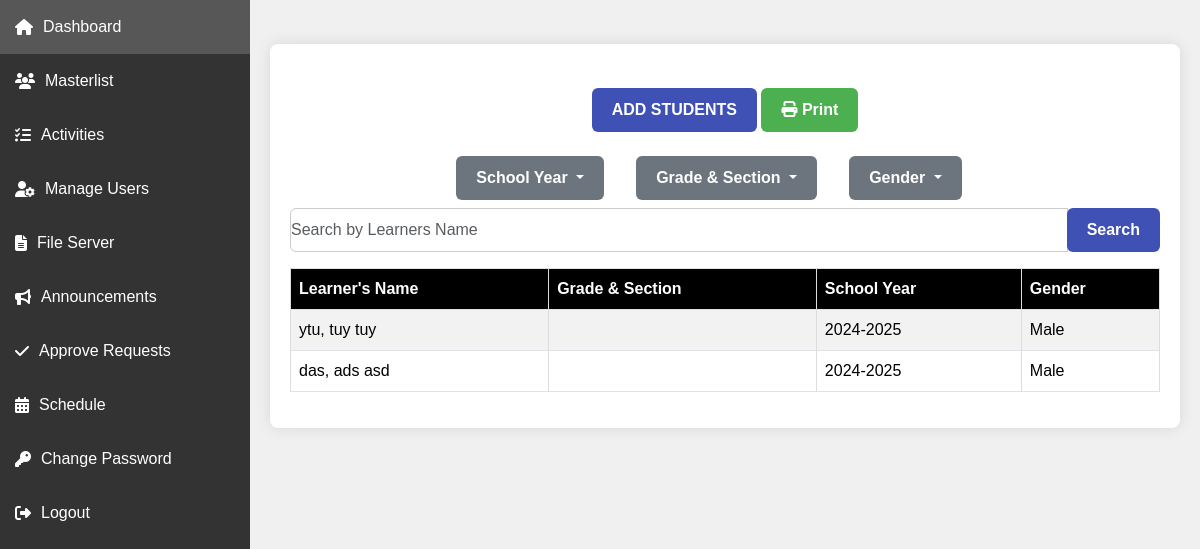
Page /crud/admincrud.php (signed in) on the committed database.
### tables this page shows
CREATE TABLE `students` (
  `id` int(11) NOT NULL,
  `learners_name` varchar(255) DEFAULT NULL,
  `school_year` varchar(20) DEFAULT NULL,
  `gender` enum('Male','Female') DEFAULT NULL,
  `grade & section` varchar(36) NOT NULL,
  `datetime_added` datetime DEFAULT current_timestamp(),
  `user_id` int(11) DEFAULT NULL,
  `quarter` enum('1st','2nd','3rd','4th') DEFAULT NULL
);

### crud/admincrud.php (the view, shortened to what this page needs)
<?php
include('headerforadmincrud.php');
include("../LoginRegisterAuthentication/connection.php");
?>
<br>
<div class="box1">
    <button class="btn btn-primary" data-toggle="modal" data-target="#exampleModal">ADD STUDENTS</button>
    <button class="btn btn-success" onclick="printPage()">
    <i class="fas fa-print"></i> Print</button>
</div>
<form method="GET" action="" class="mb-3">
    <div class="d-flex flex-wrap justify-content-center align-items-center">
<div class="dropdown mb-2 mr-2">
    <button class="btn btn-secondary dropdown-toggle" type="button" id="schoolYearDropdown" data-bs-toggle="dropdown" aria-expanded="false">
        <?php echo isset($_GET['school_year']) && $_GET['school_year'] ? $_GET['school_year'] : 'School Year'; ?>
    </button>
</div>
        <div class="dropdown mb-2 mr-2">
    <button class="btn btn-secondary dropdown-toggle" type="button" id="sectionDropdown" data-bs-toggle="dropdown" aria-expanded="false">
        <?php echo isset($_GET['section']) && $_GET['section'] ? $_GET['section'] : 'Grade & Section'; ?>
    </button>
</div>
        <div class="dropdown mb-2 mr-2">
            <button class="btn btn-secondary dropdown-toggle" type="button" id="genderDropdown" data-bs-toggle="dropdown" aria-expanded="false">
                <?php echo isset($_GET['gender']) && $_GET['gender'] ? $_GET['gender'] : 'Gender'; ?>
            </button>
        </div>
        <div class="input-group">
            <input type="text" name="search" class="form-control" placeholder="Search by Learners Name" value="<?php echo isset($_GET['search']) ? $_GET['search'] : ''; ?>">
            <div class="input-group-append">
                <input type="submit" class="btn btn-primary" value="Search">
            </div>
        </div>
    </div>
</form>
<div class="table-responsive">
    <table class="table table-hover table-bordered table-striped">
        <thead>
            <tr>
                <th class="black">Learner's Name</th>
                <th class="black">Grade & Section</th>
                <th class="black">School Year</th>
                <th class="black">Gender</th>
            </tr>
        </thead>
        <tbody>
        <?php
        $query = "SELECT * FROM students WHERE 1=1";
        $query .= " ORDER BY id DESC";
        $result = mysqli_query($connection, $query);
        if (!$result) {
            die("Query failed: " . mysqli_error($connection));
        } else {
            while ($row = mysqli_fetch_assoc($result)) {
                ?>
                <tr>
                    <td><?php echo htmlspecialchars($row['learners_name']); ?></td>
                    <td><?php echo htmlspecialchars($row['grade'] . ' ' . $row['section']); ?></td>
                    <td><?php echo htmlspecialchars($row['school_year']); ?></td>
                    <td><?php echo htmlspecialchars($row['gender']); ?></td>
                </tr>
                <?php
            }
        }
        ?>
        </tbody>
    </table>
</div>

### crud/headerforadmincrud.php (style rules this page uses)
body { font-family: 'Poppins', sans-serif; background-color: #f5f5f5; }
.mb-3 { justify-content: 20px; }
.dropdown { margin-right: 10px; }
.d-flex .dropdown { margin-right: 2rem; }
.table-responsive .table thead th.black { background-color: black; color: white; }

### crud/admincrud.php (style rules this page uses)
body { font-family: Arial, sans-serif; background-color: #f0f0f0; }
.btn { padding: 10px 20px; margin-bottom: px; font-weight: bold; border: none; cursor: pointer; }
.btn-primary { background-color: #3f51b5; color: white; }
.btn-success { background-color: #4CAF50; color: white; }
table { width: 100%; border-collapse: collapse; background-color: #fff; }
th, td { border: 1px solid #ddd; text-align: left; padding: 8px; }
th { background-color: #3f51b5; color: white; font-weight: bold; }
input[type="text"] { padding: 0px; width: 80%; border: 1px solid #ccc; }
.input-group-append input[type="submit"] { background-color: #3f51b5; color: white; padding: 10px 20px; border: none; }

### rows in the picture
students: learners_name "ytu, tuy tuy", school_year "2024-2025", gender "Male"
students: learners_name "das, ads asd", school_year "2024-2025", gender "Male"
